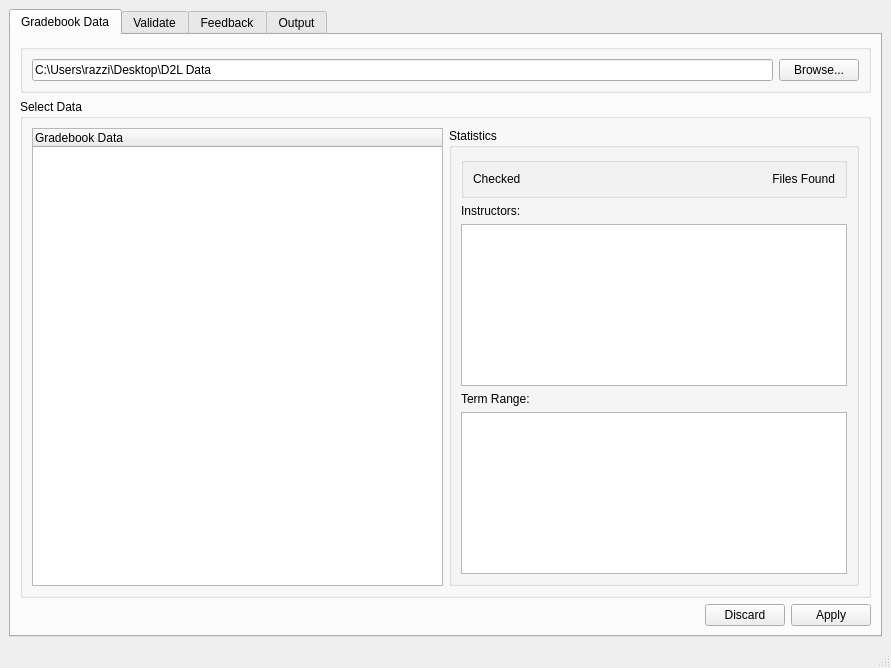
<?xml version="1.0" encoding="UTF-8"?>
<ui version="4.0">
 <class>MainWindow</class>
 <widget class="QMainWindow" name="MainWindow">
  <property name="geometry">
   <rect>
    <x>0</x>
    <y>0</y>
    <width>891</width>
    <height>668</height>
   </rect>
  </property>
  <property name="windowTitle">
   <string>LCC Assessment Data Tool</string>
  </property>
  <widget class="QWidget" name="centralwidget">
   <layout class="QHBoxLayout" name="horizontalLayout">
    <item>
     <widget class="QTabWidget" name="tabWidget">
      <property name="enabled">
       <bool>true</bool>
      </property>
      <property name="tabPosition">
       <enum>QTabWidget::North</enum>
      </property>
      <property name="tabShape">
       <enum>QTabWidget::Rounded</enum>
      </property>
      <property name="currentIndex">
       <number>0</number>
      </property>
      <property name="iconSize">
       <size>
        <width>16</width>
        <height>16</height>
       </size>
      </property>
      <property name="tabsClosable">
       <bool>false</bool>
      </property>
      <property name="tabBarAutoHide">
       <bool>false</bool>
      </property>
      <widget class="QWidget" name="tab">
       <attribute name="title">
        <string>Gradebook Data</string>
       </attribute>
       <attribute name="toolTip">
        <string>Select gradebook information</string>
       </attribute>
       <layout class="QVBoxLayout" name="verticalLayout_6">
        <item>
         <widget class="QGroupBox" name="groupBox">
          <property name="title">
           <string/>
          </property>
          <layout class="QHBoxLayout" name="horizontalLayout_2">
           <item>
            <widget class="QLineEdit" name="lineEdit">
             <property name="enabled">
              <bool>true</bool>
             </property>
             <property name="sizePolicy">
              <sizepolicy hsizetype="Expanding" vsizetype="Fixed">
               <horstretch>0</horstretch>
               <verstretch>0</verstretch>
              </sizepolicy>
             </property>
             <property name="minimumSize">
              <size>
               <width>400</width>
               <height>0</height>
              </size>
             </property>
             <property name="text">
              <string>C:\Users\razzi\Desktop\D2L Data</string>
             </property>
            </widget>
           </item>
           <item>
            <widget class="QPushButton" name="pushButton">
             <property name="sizePolicy">
              <sizepolicy hsizetype="Expanding" vsizetype="Fixed">
               <horstretch>0</horstretch>
               <verstretch>0</verstretch>
              </sizepolicy>
             </property>
             <property name="minimumSize">
              <size>
               <width>80</width>
               <height>0</height>
              </size>
             </property>
             <property name="maximumSize">
              <size>
               <width>80</width>
               <height>16777215</height>
              </size>
             </property>
             <property name="text">
              <string>Browse...</string>
             </property>
            </widget>
           </item>
          </layout>
         </widget>
        </item>
        <item>
         <widget class="QGroupBox" name="groupBox_5">
          <property name="title">
           <string>Select Data</string>
          </property>
          <layout class="QGridLayout" name="gridLayout_5">
           <item row="0" column="1">
            <widget class="QGroupBox" name="groupBox_3">
             <property name="minimumSize">
              <size>
               <width>61</width>
               <height>100</height>
              </size>
             </property>
             <property name="maximumSize">
              <size>
               <width>16777215</width>
               <height>16777215</height>
              </size>
             </property>
             <property name="title">
              <string>Statistics</string>
             </property>
             <layout class="QVBoxLayout" name="verticalLayout_2">
              <item>
               <widget class="QGroupBox" name="groupBox_6">
                <property name="title">
                 <string/>
                </property>
                <layout class="QGridLayout" name="gridLayout_2">
                 <item row="0" column="0">
                  <widget class="QLabel" name="label_4">
                   <property name="sizePolicy">
                    <sizepolicy hsizetype="Ignored" vsizetype="Preferred">
                     <horstretch>0</horstretch>
                     <verstretch>0</verstretch>
                    </sizepolicy>
                   </property>
                   <property name="text">
                    <string>Checked</string>
                   </property>
                  </widget>
                 </item>
                 <item row="0" column="1">
                  <widget class="QLabel" name="label_3">
                   <property name="text">
                    <string>Files Found</string>
                   </property>
                   <property name="alignment">
                    <set>Qt::AlignRight|Qt::AlignTrailing|Qt::AlignVCenter</set>
                   </property>
                  </widget>
                 </item>
                </layout>
               </widget>
              </item>
              <item>
               <widget class="QLabel" name="label">
                <property name="text">
                 <string>Instructors:</string>
                </property>
               </widget>
              </item>
              <item>
               <widget class="QListWidget" name="listWidget"/>
              </item>
              <item>
               <widget class="QLabel" name="label_2">
                <property name="text">
                 <string>Term Range:</string>
                </property>
               </widget>
              </item>
              <item>
               <widget class="QListWidget" name="listWidget_2"/>
              </item>
             </layout>
            </widget>
           </item>
           <item row="0" column="0">
            <widget class="QTreeWidget" name="treeWidget">
             <property name="cursor" stdset="0">
              <cursorShape>ArrowCursor</cursorShape>
             </property>
             <property name="autoFillBackground">
              <bool>false</bool>
             </property>
             <property name="horizontalScrollBarPolicy">
              <enum>Qt::ScrollBarAsNeeded</enum>
             </property>
             <property name="sizeAdjustPolicy">
              <enum>QAbstractScrollArea::AdjustIgnored</enum>
             </property>
             <property name="editTriggers">
              <set>QAbstractItemView::CurrentChanged|QAbstractItemView::DoubleClicked|QAbstractItemView::EditKeyPressed|QAbstractItemView::SelectedClicked</set>
             </property>
             <property name="showDropIndicator" stdset="0">
              <bool>true</bool>
             </property>
             <property name="dragEnabled">
              <bool>true</bool>
             </property>
             <property name="alternatingRowColors">
              <bool>true</bool>
             </property>
             <property name="selectionMode">
              <enum>QAbstractItemView::ExtendedSelection</enum>
             </property>
             <property name="selectionBehavior">
              <enum>QAbstractItemView::SelectItems</enum>
             </property>
             <property name="autoExpandDelay">
              <number>-1</number>
             </property>
             <property name="uniformRowHeights">
              <bool>true</bool>
             </property>
             <property name="wordWrap">
              <bool>false</bool>
             </property>
             <property name="headerHidden">
              <bool>false</bool>
             </property>
             <column>
              <property name="text">
               <string>Gradebook Data</string>
              </property>
             </column>
            </widget>
           </item>
          </layout>
         </widget>
        </item>
        <item>
         <widget class="QDialogButtonBox" name="buttonBox">
          <property name="orientation">
           <enum>Qt::Horizontal</enum>
          </property>
          <property name="standardButtons">
           <set>QDialogButtonBox::Apply|QDialogButtonBox::Discard</set>
          </property>
         </widget>
        </item>
       </layout>
      </widget>
      <widget class="QWidget" name="Column">
       <attribute name="title">
        <string>Validate</string>
       </attribute>
       <attribute name="toolTip">
        <string>Configure column settings</string>
       </attribute>
       <layout class="QGridLayout" name="gridLayout">
        <item row="1" column="0" rowspan="3" colspan="2">
         <widget class="QListWidget" name="listWidget_3">
          <item>
           <property name="text">
            <string>Username</string>
           </property>
          </item>
          <item>
           <property name="text">
            <string>FirstName</string>
           </property>
          </item>
          <item>
           <property name="text">
            <string>LastName</string>
           </property>
          </item>
          <item>
           <property name="text">
            <string>RoleId</string>
           </property>
          </item>
          <item>
           <property name="text">
            <string>RoleName</string>
           </property>
          </item>
          <item>
           <property name="text">
            <string>CourseOfferingId</string>
           </property>
          </item>
          <item>
           <property name="text">
            <string>CourseOfferingCode</string>
           </property>
          </item>
          <item>
           <property name="text">
            <string>CourseOfferingName</string>
           </property>
          </item>
          <item>
           <property name="text">
            <string>CourseSectionCode</string>
           </property>
          </item>
          <item>
           <property name="text">
            <string>GradeItemCategoryId</string>
           </property>
          </item>
          <item>
           <property name="text">
            <string>GradeItemCategoryName</string>
           </property>
          </item>
          <item>
           <property name="text">
            <string>GradeItemId</string>
           </property>
          </item>
          <item>
           <property name="text">
            <string>GradeItemName</string>
           </property>
          </item>
          <item>
           <property name="text">
            <string>GradeItemWeight</string>
           </property>
          </item>
          <item>
           <property name="text">
            <string>PointsNumerator</string>
           </property>
          </item>
          <item>
           <property name="text">
            <string>PointsDenominator</string>
           </property>
          </item>
          <item>
           <property name="text">
            <string>GradeValue</string>
           </property>
          </item>
          <item>
           <property name="text">
            <string>GradeLastModified</string>
           </property>
          </item>
         </widget>
        </item>
        <item row="0" column="0">
         <widget class="QLabel" name="label_5">
          <property name="text">
           <string>Select the columns you want or click all columns</string>
          </property>
         </widget>
        </item>
        <item row="1" column="2">
         <widget class="QListWidget" name="listWidget_4"/>
        </item>
        <item row="0" column="1">
         <widget class="QPushButton" name="pushButton_3">
          <property name="text">
           <string>All columns</string>
          </property>
         </widget>
        </item>
        <item row="0" column="2">
         <widget class="QLabel" name="label_6">
          <property name="text">
           <string>Selected Columns:</string>
          </property>
         </widget>
        </item>
        <item row="4" column="2">
         <widget class="QPushButton" name="pushButton_4">
          <property name="text">
           <string>Validate</string>
          </property>
         </widget>
        </item>
       </layout>
      </widget>
      <widget class="QWidget" name="tab_2">
       <attribute name="title">
        <string>Feedback</string>
       </attribute>
       <layout class="QFormLayout" name="formLayout">
        <item row="0" column="0" colspan="2">
         <widget class="QTableWidget" name="tableWidget">
          <property name="minimumSize">
           <size>
            <width>606</width>
            <height>192</height>
           </size>
          </property>
         </widget>
        </item>
       </layout>
      </widget>
      <widget class="QWidget" name="tab_3">
       <attribute name="title">
        <string>Output</string>
       </attribute>
       <layout class="QVBoxLayout" name="verticalLayout">
        <item>
         <widget class="QGroupBox" name="groupBox_2">
          <property name="sizePolicy">
           <sizepolicy hsizetype="Preferred" vsizetype="Expanding">
            <horstretch>0</horstretch>
            <verstretch>0</verstretch>
           </sizepolicy>
          </property>
          <property name="title">
           <string>Load to Database</string>
          </property>
          <layout class="QVBoxLayout" name="verticalLayout_5">
           <item>
            <widget class="QGroupBox" name="DBConnection">
             <property name="sizePolicy">
              <sizepolicy hsizetype="Preferred" vsizetype="Preferred">
               <horstretch>0</horstretch>
               <verstretch>0</verstretch>
              </sizepolicy>
             </property>
             <property name="title">
              <string>Connection Information</string>
             </property>
             <layout class="QVBoxLayout" name="verticalLayout_3">
              <item>
               <widget class="QLabel" name="usernameLabel">
                <property name="text">
                 <string>Username: </string>
                </property>
               </widget>
              </item>
              <item>
               <widget class="QLabel" name="TNSLabel">
                <property name="text">
                 <string>TNS Name:</string>
                </property>
               </widget>
              </item>
              <item>
               <widget class="QGroupBox" name="fallbackConnection">
                <property name="sizePolicy">
                 <sizepolicy hsizetype="Ignored" vsizetype="Preferred">
                  <horstretch>0</horstretch>
                  <verstretch>0</verstretch>
                 </sizepolicy>
                </property>
                <property name="title">
                 <string>Fallback Connection</string>
                </property>
                <layout class="QVBoxLayout" name="verticalLayout_4">
                 <item>
                  <widget class="QLabel" name="serviceLabel">
                   <property name="text">
                    <string>Service:</string>
                   </property>
                  </widget>
                 </item>
                 <item>
                  <widget class="QLabel" name="hostnameLabel">
                   <property name="text">
                    <string>Hostname:</string>
                   </property>
                  </widget>
                 </item>
                 <item>
                  <widget class="QLabel" name="portLabel">
                   <property name="text">
                    <string>Port:</string>
                   </property>
                  </widget>
                 </item>
                </layout>
               </widget>
              </item>
             </layout>
            </widget>
           </item>
           <item>
            <widget class="QLabel" name="DBConnectionStatusLabel">
             <property name="sizePolicy">
              <sizepolicy hsizetype="Preferred" vsizetype="Preferred">
               <horstretch>0</horstretch>
               <verstretch>0</verstretch>
              </sizepolicy>
             </property>
             <property name="text">
              <string>Status: </string>
             </property>
            </widget>
           </item>
           <item>
            <widget class="QLabel" name="label_7">
             <property name="text">
              <string>Task:</string>
             </property>
            </widget>
           </item>
           <item>
            <widget class="QPushButton" name="pushButton_2">
             <property name="sizePolicy">
              <sizepolicy hsizetype="Minimum" vsizetype="Fixed">
               <horstretch>0</horstretch>
               <verstretch>0</verstretch>
              </sizepolicy>
             </property>
             <property name="text">
              <string>Connect</string>
             </property>
            </widget>
           </item>
           <item>
            <widget class="QPushButton" name="DBLoadButton">
             <property name="sizePolicy">
              <sizepolicy hsizetype="Minimum" vsizetype="Fixed">
               <horstretch>0</horstretch>
               <verstretch>0</verstretch>
              </sizepolicy>
             </property>
             <property name="maximumSize">
              <size>
               <width>16777215</width>
               <height>16777215</height>
              </size>
             </property>
             <property name="text">
              <string>Load to Database</string>
             </property>
            </widget>
           </item>
          </layout>
         </widget>
        </item>
        <item>
         <widget class="QGroupBox" name="groupBox_4">
          <property name="sizePolicy">
           <sizepolicy hsizetype="Preferred" vsizetype="Minimum">
            <horstretch>0</horstretch>
            <verstretch>0</verstretch>
           </sizepolicy>
          </property>
          <property name="title">
           <string>Write CSV File</string>
          </property>
          <layout class="QGridLayout" name="gridLayout_3">
           <item row="0" column="0">
            <widget class="QLineEdit" name="outputBrowseBox"/>
           </item>
           <item row="0" column="1">
            <widget class="QPushButton" name="outputBrowseButton">
             <property name="text">
              <string>Browse...</string>
             </property>
            </widget>
           </item>
          </layout>
         </widget>
        </item>
       </layout>
      </widget>
     </widget>
    </item>
   </layout>
  </widget>
  <widget class="QStatusBar" name="statusbar"/>
 </widget>
 <resources/>
 <connections/>
</ui>
